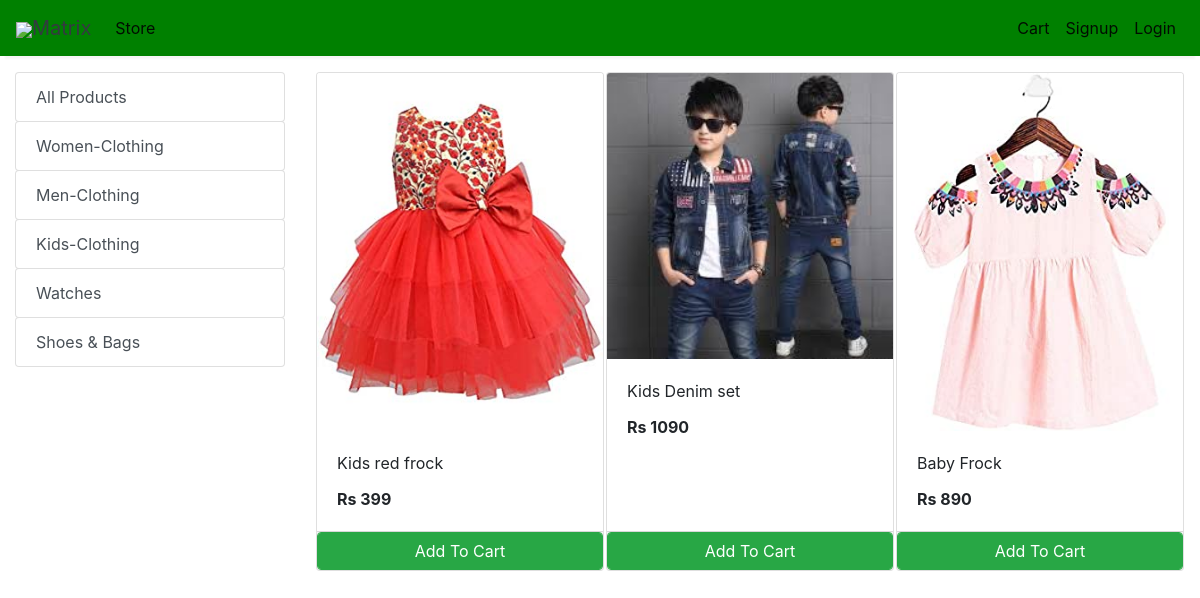
Screenshot of /store?category=24 with the database file from the repository.
### store/models/category.py (models this page shows, shortened)
class Category(models.Model):
    name= models.CharField(max_length=50)
    @staticmethod
    def get_all_categories():
        return Category.objects.all()

### store/models/product.py (models this page shows, shortened)
class Products(models.Model):
    name = models.CharField(max_length=60)
    price= models.IntegerField(default=0)
    category= models.ForeignKey(Category,on_delete=models.CASCADE,default=1 )
    description= models.CharField(max_length=250, default='', blank=True, null= True)
    image= models.ImageField(upload_to='uploads/products/')
    @staticmethod
    def get_all_products_by_categoryid(category_id):
        if category_id:
            return Products.objects.filter (category=category_id)
        else:
            return Products.get_all_products();

### store/views/home.py (the view)
# urls.py: path('' , include('store.urls'))
def store(request):
    cart = request.session.get('cart')
    if not cart:
        request.session['cart'] = {}
    products = None
    categories = Category.get_all_categories()
    categoryID = request.GET.get('category')
    if categoryID:
        products = Products.get_all_products_by_categoryid(categoryID)
    else:
        products = Products.get_all_products();
    data = {}
    data['products'] = products
    data['categories'] = categories
    print('you are : ', request.session.get('email'))
    return render(request, 'index.html', data)

### store/templatetags/custom_filter.py (called while the page is built)
@register.filter(name='currency')
def currency(number):
    return "Rs "+str(number)

### store/templates/index.html (shortened to what this page needs)
{% extends 'base.html' %}
{% block content %}
{% load cart %}
{% load custom_filter %}
<div class="container-fluid mt-3">
    <div class="row">
        <div class="col-lg-3 mx-auto">
            <div class="list-group">
                <a href="/" class="list-group-item list-group-item-action btn btn-outline-success">All Products</a>
                {% for category in categories %}
                <a href="/?category={{category.id}}" class="list-group-item list-group-item-action btn btn-outline-success ">{{category.name}}</a>
                {% endfor %}
            </div>
        </div>
        <div id='products' class="col-lg-9 mx-auto">
            <div class="row mx-auto">
                {% for product in products %}
                <div class="card mx-auto mb-3" id={{product.id}} style="width: 18rem;">
                    <img class="card-img-top" src="{{product.image.url}}" alt="Card image cap">
                    <div class="card-body">
                        <p class="card-title">{{product.name}}</p>
                        <p class="card-text"><b>{{product.price|currency}}</b></p>
                    </div>
                    <div class="card-footer p-0 no-gutters">
                        <form action="/#{{product.id}}" method="POST" class="btn-block">
                            <input type="submit" class="float-right btn btn-success form-control" value="Add To Cart">
                        </form>
                    </div>
                </div>
                {% endfor %}
            </div>
        </div>
    </div>
</div>
{% endblock %}

### rows the page displays
Category: name "Women-Clothing"
Category: name "Men-Clothing"
Category: name "Kids-Clothing"
Category: name "Watches"
Category: name "Shoes & Bags"
Products: image (picture), name "Kids red frock", price "Rs 399"
Products: image (picture), name "Kids Denim set", price "Rs 1090"
Products: image (picture), name "Baby Frock", price "Rs 890"
